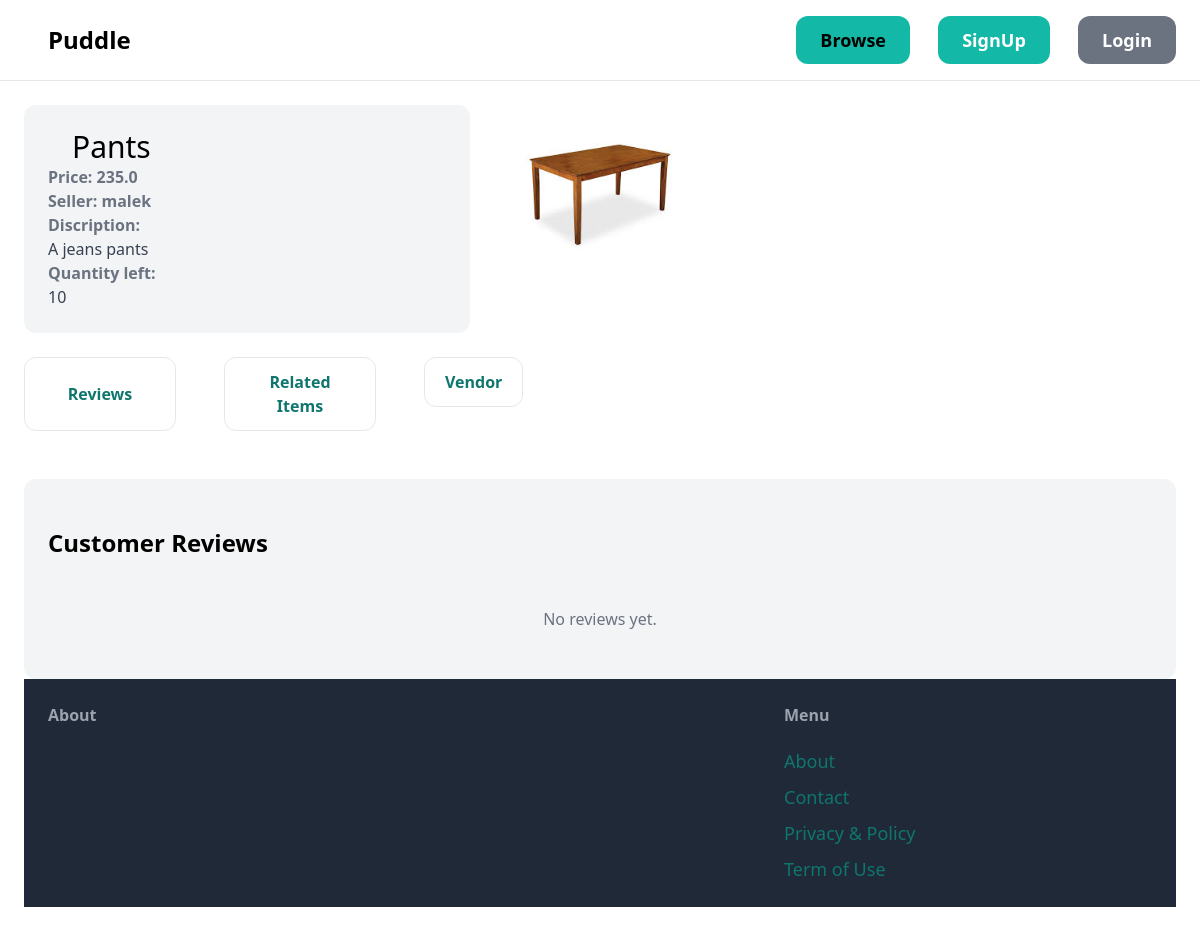
The page /items/6/detail on the database as committed earlier.
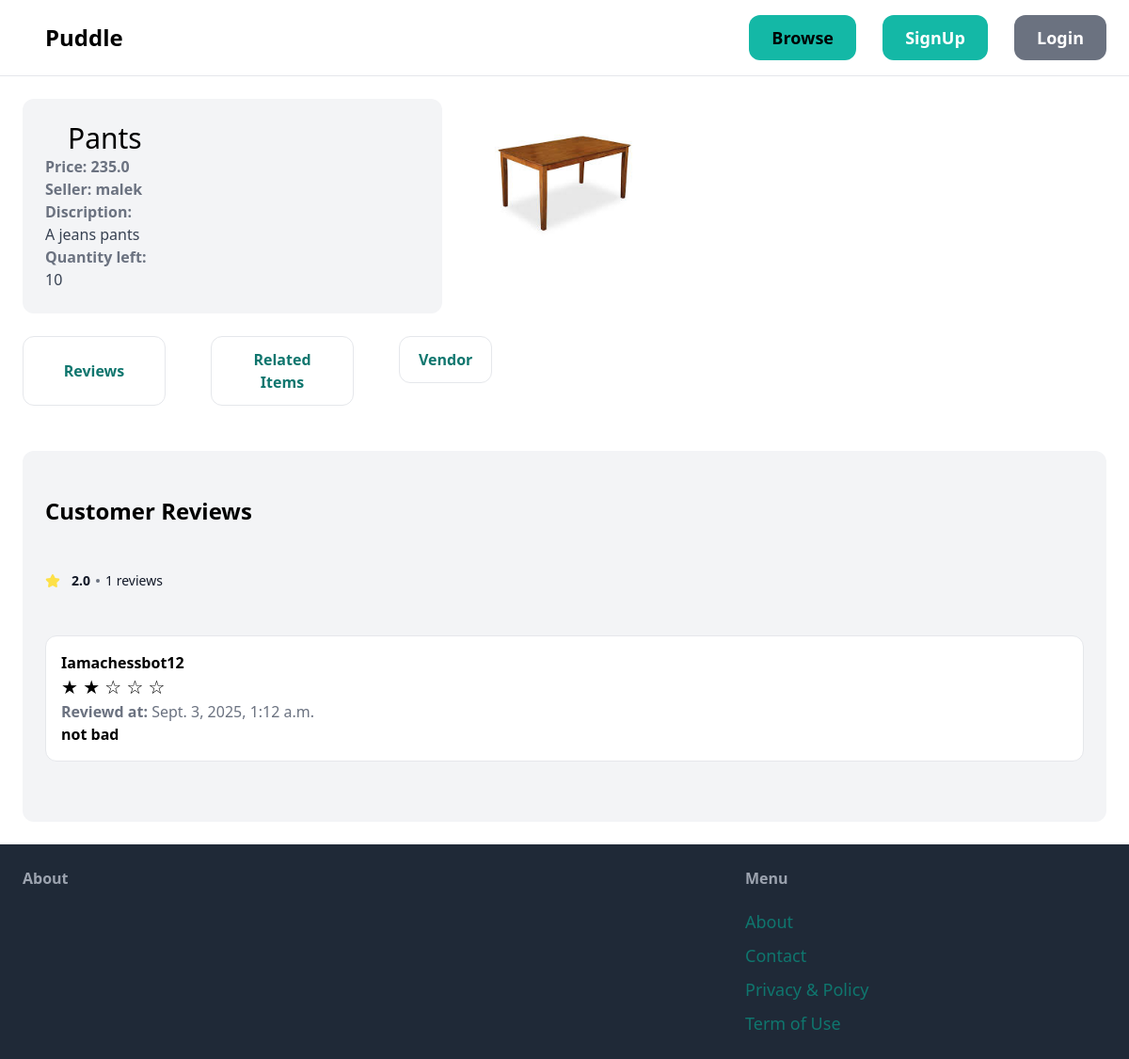
The same page on the database as committed later.
### items/models.py (models this page shows, shortened)
class Review(models.Model):
    item = models.ForeignKey(item, related_name='reviews', on_delete=models.CASCADE)
    user = models.ForeignKey('Users.User', related_name='reviews', on_delete=models.CASCADE)
    rating = models.IntegerField(choices=Rating)
    comment = models.TextField(blank=True, null=True)
    created_at = models.DateTimeField(auto_now_add=True)

### Users/models.py (models this page shows)
class User(AbstractUser):
    username = models.CharField(max_length=150, unique=True, blank=False)
    email = models.EmailField(unique=True, blank=False)
    first_name = models.CharField(max_length=30, blank=False, null=False)
    last_name = models.CharField(max_length=30, blank=False, null=False)
    joined_at = models.DateTimeField(auto_now_add=True)
    type = models.CharField(max_length=10, choices=[('buyer', 'Buyer'), ('seller', 'Seller')], blank=False)
    phone = models.CharField(max_length=15, blank=False, null=False)
    def __str__(self):
        return self.username
    class Meta:
        db_table = 'auth_user'
        ordering = ['-joined_at']
        verbose_name = 'Custom User'
        verbose_name_plural = 'Custom Users'

### items/views.py (the view)
# urls.py: path("<int:pk>/detail", views.detail, name='detail'),
def detail(request, pk):
    i = get_object_or_404(item, pk=pk)
    reviews = Review.objects.filter(item=i)
    ratings = Review.objects.filter(item=i).values_list('rating', flat=True)
    sum_ratings = sum(ratings)
    count_rating = Review.objects.filter(item=i).count()
    if count_rating > 0:
        average_rating = sum_ratings/count_rating
    else :
        average_rating = 0
    related_items = item.objects.filter(categoty=i.categoty, is_sold=False).exclude(pk=pk)
    if request.method == 'POST':
            frm = CartForm(request.POST)
            if frm.is_valid():
                form = frm.save(commit=False)
                form.user = request.user
                form.product = i
                form.total_amount = i.price * form.quantity
                form.save()
                messages.success(request, 'Item added to cart successfully')
                return redirect('detail', pk=pk)
    else:
        frm = CartForm()
    return render(request, 'items/detail.html', {'item': i,
                                           'related_items': related_items,
                                             'form': frm,
                                             'reviews': reviews,
                                             'count_rating': count_rating,
                                             'ratings': ratings,
                                             'average_rating': average_rating,
                                           })

### templates/items/detail.html (shortened to what this page needs)
{% extends 'website/base.html' %}
{% block content %}
    <div class="grid grid-cols-5 gap-6">
        <div class="col-span-2 bg-gray-100 p-6 rounded-xl ">
            <h1 class="text-3xl px-6">{{ item.name }}</h1>
            <p class="text-gray-500"><strong>Price: {{ item.price }}</strong></p>
            <p class="text-gray-500"><strong>Seller: {{ item.created_by.username }}</strong></p>
            <p class="text-gray-700"><strong class="text-gray-500">Discription:</strong><br> {{ item.discription }}</p>
            <p class="text-gray-700"><strong class="text-gray-500">Quantity left:</strong><br> {{ item.quantity }}</p>
   </div>
   <div class="cols-span-1">
   {% if item.image %}
            <figure class="image mb-6">
                <img src="{{ item.image.url }}">
            </figure>
    {% endif %}
    </div>
    </div>
        <div class="grid grid-cols-6 span-4 py-6 gap-12">
            <button class="rounded-xl px-5 py-3 text-teal-700 hover:bg-teal-200 border font-semibold" id="reviews-button">Reviews</button>
            <button class="rounded-xl px-5 py-3 text-teal-700 hover:bg-teal-200 border font-semibold" id="related-button">Related Items</button>
            <a href="{% url 'vendor' item.created_by %}">
                <button class="rounded-xl px-5 py-3 text-teal-700 hover:bg-teal-200 border font-semibold">Vendor</button>
            </a>
        </div>
    <div class="mt-6 px-6 py-12 bg-gray-100 rounded-xl" id="reviews-div">
        <h1 class="mb-12 text-2xl font-bold">Customer Reviews</h1>
        <div class="grid grid-cols-1 gap-12 span-1">
        {% if reviews %}
        <div class="flex items-center">
                <p class="ms-2 text-sm font-bold text-gray-900 dark:text-white">{{ average_rating }}</p>
                <span class="w-1 h-1 mx-1.5 bg-gray-500 rounded-full dark:bg-gray-400"></span>
                <p class="text-sm font-medium text-gray-900">{{ count_rating }} reviews</p>
            </div>
        <ul>
            {% for review in reviews %}
            <li>
                <div class="p-4 mb-4 bg-white border rounded-xl">
                    <h2 class="font-bold">{{ review.user.username }}</h2>
                    <p class="text-xl">{{ review.get_rating_display }}</p>
                    <p class="text-gray-500"><strong>Reviewd at:    </strong>    {{ review.created_at }}</p>
                    <p class="font-semibold">{{ review.comment }}</p>
                </div>
            </li>
            {% endfor %}
        </ul>
        </div>
        {% else %}
            <p class="text-center text-gray-500">No reviews yet.</p>
        {% endif %}
    </div>
{% endblock %}

Rows that differ between the two databases and show on the page:
added Review: user.username "Iamachessbot12", rating "★ ★ ☆ ☆ ☆", created_at "Sept. 3, 2025, 1:12 a.m.", comment "not bad"
Other text that changed with them:
{{ average_rating }}: (not shown) → "2.0"
{{ count_rating }}: (not shown) → "1"
text no longer shown: "No reviews yet."
text now shown: "reviews"
